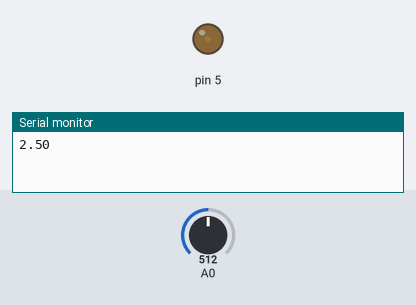
Recording of a program running on a simulated Arduino Mega 2560, built with avr-gcc and run on an emulated ATmega2560. Parts: output pins drawn as LEDs (lit = HIGH), the last lines printed to the serial monitor. The test bench sets the inputs (shaded band); at power-on: A0 = 512.

Above: at 0.1 s.
At 18.1 s:
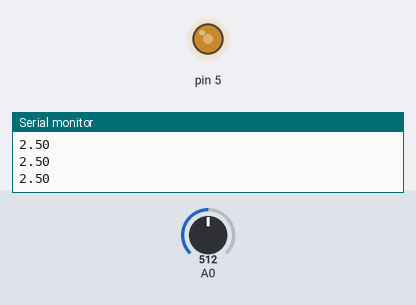
At 26.1 s:
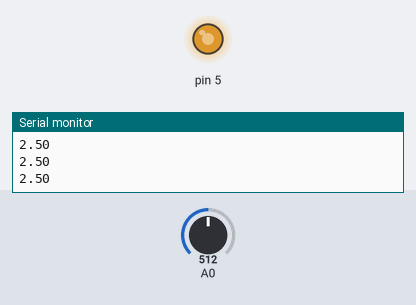
At 36.1 s:
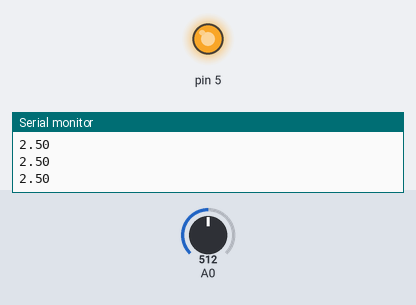
Timing chart, 0 to 39.5 s (numbered marks = the images above):
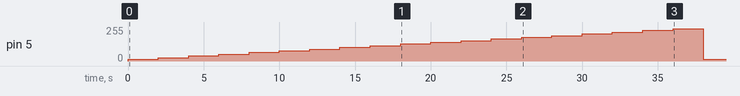

The program:

main.cpp
```cpp
#include <Arduino.h>
#include "DigitalPin.h"
#include "AnalogPin.h"

/* Experiment 1 */

#define PWM_TOP 15684

AnalogPin a(A_0);
DigitalPin d(5);
int count;
float volt;
int duty;

void setup()
{
    Serial.begin(9600);
    a.set_ref(0x1);
    a.set_prescaler(0x0);

    d.set_COM(COM_CLEAR);
    d.set_CS(CS_PS_1);
    d.set_WGN(0x0E);
    d.set_ICR(PWM_TOP);
    d.set_OCR(0);
    d.set_TCNT(0);
    d.set_pin(GPIO_OUTPUT);
    duty = 5;
}

void loop()
{
    count = a.read();
    volt = (float)count * 5.0 / 1023.0;
    d.set_duty_cycle(duty);
    //Serial.print("Read: ");
    Serial.println(volt);
    //Serial.print("V (");
    //Serial.print(count);
    //Serial.println(" count)");

    delay(2000);

    duty += 5;
    if(duty > 95) duty = 5;
}
```

AnalogPin.h
```cpp
#ifndef __ANALOGPIN_H_
#define __ANALOGPIN_H_

#include <stdint.h>
#include <stdbool.h>
#include <Arduino.h>

#define NAPINS 16

typedef enum
{
    A_0,
    A_1,
    A_2,
    A_3,
    A_4,
    A_5,
    A_6,
    A_7,
    A_8,
    A_9,
    A_10,
    A_11,
    A_12,
    A_13,
    A_14,
    A_15,
} analogpin_number;

class AnalogPin
{
    public:
        int _adc;
        uint16_t _count;

        AnalogPin(analogpin_number pin);
        //AnalogPin(port_t port, int pin);
        uint16_t read();
        int select_ADC();
        int set_ref(uint8_t ref);
        int set_ADC(bool state);
        int set_prescaler(uint8_t ps);
        int start_conv();
        uint16_t get_count();
        void print();
    private:
        bool _valid;
        volatile uint8_t *_ADMUX;
        volatile uint8_t *_ADCSRA;
        volatile uint8_t *_ADCSRB;
        volatile uint8_t *_ADCL;
        volatile uint8_t *_ADCH;
};

#endif
```

DigitalPin.h
```cpp
#ifndef __DIGITALPIN_H_
#define __DIGITALPIN_H_

#include <stdint.h>
#include <stdbool.h>
#include <Arduino.h>

#define NTIMERS 15
#define NDPINS 70

typedef enum
{
    CH_A,
    CH_B,
    CH_C
} timer_ch;

typedef enum
{
    TIMER_8BIT,
    TIMER_16BIT
} timer_width;

typedef enum
{
    COM_NORMAL,
    COM_TOGGLE,
    COM_CLEAR,
    COM_SET
} com_t;

typedef enum
{
    CS_DISABLE,
    CS_PS_1,
    CS_PS_8,
    CS_PS_64,
    CS_PS_256,
    CS_PS_1024,
    CS_EX_T1_FALLING,
    CS_EX_T1_RISING
} cs_t;

typedef enum
{
    PORT_A,
    PORT_B,
    PORT_C,
    PORT_D,
    PORT_E,
    PORT_F,
    PORT_G,
    PORT_H,
    PORT_J,
    PORT_K,
    PORT_L
} port_t;
typedef enum
{
    GPIO_NULL,
    GPIO_OUTPUT,
    GPIO_INPUT,
} gpio_mode_t;

class DigitalPin
{
    public:
        int _ide;
        port_t _port;
        int _pin;
        int _timer;
        gpio_mode_t _mode;

        DigitalPin(int pin);
        //DigitalPin(port_t port, int pin);
        int set_pin(gpio_mode_t mode);
        void write(bool state);
        void toggle();
        bool read();
        int set_TCCRA(uint8_t reg);
        int set_TCCRB(uint8_t reg);
        int set_TCNT(uint16_t reg);
        int set_OCR(uint16_t reg);
        int set_TIMSK(uint8_t reg);
        int factor_OCR(float factor);
        int set_COM(com_t val);
        int set_CS(cs_t val);
        int set_WGN(uint8_t val);
        int set_OCIE(bool state);
        int set_TOIE(bool state);
        int set_ICIE(bool state);
        int set_ICR(uint16_t reg);
        int set_duty_cycle(int duty);
        uint16_t read_OCR();
        uint16_t read_ICR();
        uint16_t read_TCNT();
        void print();

        typedef struct
        {
            int pinIDE;
            port_t port;
            int pin;
            int PORTR;
        } dpin_map_t;
        typedef struct
        {
            int timer;
            timer_width width;
            int pin;
            timer_ch channel;
            uint32_t TCCRA;
            uint32_t TCCRB;
            uint32_t TCNTL;
            uint32_t TCNTH;
            uint32_t OCRL;
            uint32_t OCRH;
            uint32_t TIMSK;
            uint32_t TIFR;
        } timer_map_t;
    private:
        bool _valid;
        bool _valid_timer;
        timer_ch _channel;
        timer_width _width;
        volatile uint8_t *_DDR;
        volatile uint8_t *_PORT;
        volatile uint8_t *_PIN;
        volatile uint8_t *_OCRL;
        volatile uint8_t *_OCRH;
        volatile uint8_t *_ICRL;
        volatile uint8_t *_ICRH;
        volatile uint8_t *_TCNTL;
        volatile uint8_t *_TCNTH;
        volatile uint8_t *_TCCRA;
        volatile uint8_t *_TCCRB;
        volatile uint8_t *_TIMSK;
        volatile uint8_t *_TIFR;
};

#endif
```

AnalogPin.cpp
```cpp
#include "AnalogPin.h"
#include <Arduino.h>

AnalogPin::AnalogPin(analogpin_number pin) :
    _adc(pin),
    _valid(false)
{
    if(pin >= NAPINS || pin < 0) return;
    _valid = true;
    _count = 0;
    _ADCL =   (volatile uint8_t *)0x78;
    _ADCH =   (volatile uint8_t *)0x79;
    _ADCSRA = (volatile uint8_t *)0x7A;
    _ADCSRB = (volatile uint8_t *)0x7B;
    _ADMUX =  (volatile uint8_t *)0x7C;
}

uint16_t AnalogPin::read()
{
    if(!_valid) return 1;
    select_ADC();
    set_ADC(true);
    start_conv();
    while(*_ADCSRA & (1 << 0x6));
    _count = get_count();
    return _count;
}

int AnalogPin::select_ADC()
{
    if(!_valid) return 1;
    *_ADMUX &= 0xE0;
    *_ADCSRB &= ~(1 << 3);
    uint8_t mux = (_adc & 0x7) + (_adc > 7 ? 0x20 : 0);
    *_ADMUX |= mux & 0x1F;
    *_ADCSRB |= (mux >> 2) & 0x8;
    return 0;
}

int AnalogPin::set_ref(uint8_t ref)
{
    if(!_valid) return 1;
    *_ADMUX &= ~(0x3 << 6);
    *_ADMUX |= (ref & 0x3) << 6;
    return 0;
}

int AnalogPin::set_ADC(bool state)
{
    if(!_valid) return 1;
    if(state) *_ADCSRA |= 1 << 7;
    else *_ADCSRA &= ~(1 << 7);
    return 0;
}

int AnalogPin::set_prescaler(uint8_t ps)
{
    if(!_valid) return 1;
    *_ADCSRA &= ~(0x7);
    *_ADCSRA |= ps & 0x7;
    return 0;
}

int AnalogPin::start_conv()
{
    if(!_valid) return 1;
    *_ADCSRA |= 1 << 6;
    return 0;
}

uint16_t AnalogPin::get_count()
{
    if(!_valid) return 0;
    uint16_t l = ADCL;
    uint16_t h = ADCH;
    return l | (h << 8);
}

void AnalogPin::print()
{
    Serial.print("A");
    Serial.println(_adc);
    Serial.print("Valid ");
    Serial.println(_valid);

    Serial.print("ADMUX(0x");
    Serial.print((uint32_t)_ADMUX, HEX);
    Serial.print("): 0b");
    Serial.println(*_ADMUX, BIN);

    Serial.print("ADCSRA(0x");
    Serial.print((uint32_t)_ADCSRA, HEX);
    Serial.print("): 0b");
    Serial.println(*_ADCSRA, BIN);

    Serial.print("ADCSRB(0x");
    Serial.print((uint32_t)_ADCSRB, HEX);
    Serial.print("): 0b");
    Serial.println(*_ADCSRB, BIN);
}
```

DigitalPin.cpp
```cpp
#include "DigitalPin.h"
#include <Arduino.h>

DigitalPin::timer_map_t tmap[NTIMERS] =
{
//   t  width       pin  ch   tccra   tccrb  tcntl  tcnth  ocrl   ocrh   timks tifr
    {0, TIMER_8BIT,  13, CH_A, 0x44,  0x45,  0x46,  NULL,  0x47,  NULL,  0x6E, 0x35},
    {0, TIMER_8BIT,   4, CH_B, 0x44,  0x45,  0x46,  NULL,  0x48,  NULL,  0x6E, 0x35},
    {1, TIMER_16BIT, 11, CH_A, 0x80,  0x81,  0x84,  0x85,  0x88,  0x89,  0x6F, 0x36},
    {1, TIMER_16BIT, 12, CH_B, 0x80,  0x81,  0x84,  0x85,  0x8A,  0x8B,  0x6F, 0x36},
    {2, TIMER_8BIT,  10, CH_A, 0xB0,  0xB1,  0xB2,  NULL,  0xB3,  NULL,  0x70, 0x37},
    {2, TIMER_8BIT,   9, CH_B, 0xB0,  0xB1,  0xB2,  NULL,  0xB4,  NULL,  0x70, 0x37},
    {3, TIMER_16BIT,  5, CH_A, 0x90,  0x91,  0x94,  0x95,  0x98,  0x99,  0x71, 0x38},
    {3, TIMER_16BIT,  2, CH_B, 0x90,  0x91,  0x94,  0x95,  0x9A,  0x9B,  0x71, 0x38},
    {3, TIMER_16BIT,  3, CH_C, 0x90,  0x91,  0x94,  0x95,  0x9C,  0x9D,  0x71, 0x38},
    {4, TIMER_16BIT,  6, CH_A, 0xA0,  0xA1,  0xA4,  0xA5,  0xA8,  0xA9,  0x72, 0x39},
    {4, TIMER_16BIT,  7, CH_B, 0xA0,  0xA1,  0xA4,  0xA5,  0xAA,  0xAB,  0x72, 0x39},
    {4, TIMER_16BIT,  8, CH_C, 0xA0,  0xA1,  0xA4,  0xA5,  0xAC,  0xAD,  0x72, 0x39},
    {5, TIMER_16BIT, 44, CH_A, 0x120, 0x121, 0x124, 0x125, 0x128, 0x129, 0x73, 0x3A},
    {5, TIMER_16BIT, 45, CH_B, 0x120, 0x121, 0x124, 0x125, 0x12A, 0x12B, 0x73, 0x3A},
    {5, TIMER_16BIT, 46, CH_C, 0x120, 0x121, 0x124, 0x125, 0x12C, 0x12D, 0x73, 0x3A},
};
DigitalPin::dpin_map_t dpmap[NDPINS] =
{
//  IDE  port   pin PORTR
    { 0, PORT_E, 0, 0x2E},
    { 1, PORT_E, 1, 0x2E},
    { 2, PORT_E, 4, 0x2E},
    { 3, PORT_E, 5, 0x2E},
    { 4, PORT_G, 5, 0x34},
    { 5, PORT_E, 3, 0x2E},
    { 6, PORT_H, 3, 0x102},
    { 7, PORT_H, 4, 0x102},
    { 8, PORT_H, 5, 0x102},
    { 9, PORT_H, 6, 0x102},
    {10, PORT_B, 4, 0x25},
    {11, PORT_B, 5, 0x25},
    {12, PORT_B, 6, 0x25},
    {13, PORT_B, 7, 0x25},
    {14, PORT_J, 1, 0x105},
    {15, PORT_J, 0, 0x105},
    {16, PORT_H, 1, 0x102},
    {17, PORT_H, 0, 0x102},
    {18, PORT_D, 3, 0x2B},
    {19, PORT_D, 2, 0x2B},
    {20, PORT_D, 1, 0x2B},
    {21, PORT_D, 0, 0x2B},
    {22, PORT_A, 0, 0x22},
    {23, PORT_A, 1, 0x22},
    {24, PORT_A, 2, 0x22},
    {25, PORT_A, 3, 0x22},
    {26, PORT_A, 4, 0x22},
    {27, PORT_A, 5, 0x22},
    {28, PORT_A, 6, 0x22},
    {29, PORT_A, 7, 0x22},
    {30, PORT_C, 7, 0x28},
    {31, PORT_C, 6, 0x28},
    {32, PORT_C, 5, 0x28},
    {33, PORT_C, 4, 0x28},
    {34, PORT_C, 3, 0x28},
    {35, PORT_C, 2, 0x28},
    {36, PORT_C, 1, 0x28},
    {37, PORT_C, 0, 0x28},
    {38, PORT_D, 7, 0x2B},
    {39, PORT_G, 2, 0x34},
    {40, PORT_G, 1, 0x34},
    {41, PORT_G, 0, 0x34},
    {42, PORT_L, 7, 0x10B},
    {43, PORT_L, 6, 0x10B},
    {44, PORT_L, 5, 0x10B},
    {45, PORT_L, 4, 0x10B},
    {46, PORT_L, 3, 0x10B},
    {47, PORT_L, 2, 0x10B},
    {48, PORT_L, 1, 0x10B},
    {49, PORT_L, 0, 0x10B},
    {50, PORT_B, 3, 0x25},
    {51, PORT_B, 2, 0x25},
    {52, PORT_B, 1, 0x25},
    {53, PORT_B, 0, 0x25},
    {54, PORT_F, 0, 0x31},
    {55, PORT_F, 1, 0x31},
    {56, PORT_F, 2, 0x31},
    {57, PORT_F, 3, 0x31},
    {58, PORT_F, 4, 0x31},
    {59, PORT_F, 5, 0x31},
    {60, PORT_F, 6, 0x31},
    {61, PORT_F, 7, 0x31},
    {62, PORT_K, 0, 0x108},
    {63, PORT_K, 1, 0x108},
    {64, PORT_K, 2, 0x108},
    {65, PORT_K, 3, 0x108},
    {66, PORT_K, 4, 0x108},
    {67, PORT_K, 5, 0x108},
    {68, PORT_K, 6, 0x108},
    {69, PORT_K, 7, 0x108},
};

DigitalPin::DigitalPin(int pin) :
    _ide(pin),
    _valid(false),
    _valid_timer(false)
{
    if(pin >= NDPINS || pin < 0) return;
    int i;

    _valid = true;
    dpin_map_t pin_map = dpmap[_ide];
    _port = pin_map.port;
    _pin = pin_map.pin;
    _PORT = (volatile uint8_t *)pin_map.PORTR;
    _DDR = (volatile uint8_t *)(pin_map.PORTR - 1);
    _PIN = (volatile uint8_t *)(pin_map.PORTR - 2);

    for(i = 0; i < NTIMERS; i++)
    {
        DigitalPin::timer_map_t *conf = &tmap[i];
        if(conf->pin == _ide)
        {
            _valid_timer = true;
            _timer = conf->timer;
            _channel = conf->channel;
            _width = conf->width;
            _OCRL = (volatile uint8_t *)conf->OCRL;
            _OCRH = (volatile uint8_t *)conf->OCRH;
            if(_OCRH != NULL)
            {
                _ICRL = (volatile uint8_t *)(conf->OCRL - 2);
                _ICRH = (volatile uint8_t *)(conf->OCRH - 2);
            }
            _TCNTL = (volatile uint8_t *)conf->TCNTL;
            _TCNTH = (volatile uint8_t *)conf->TCNTH;
            _TCCRA = (volatile uint8_t *)conf->TCCRA;
            _TCCRB = (volatile uint8_t *)conf->TCCRB;
            _TIMSK = (volatile uint8_t *)conf->TIMSK;
            _TIFR = (volatile uint8_t *)conf->TIFR;
            set_TCNT(0);
            return;
        }
    }
}
/*
DigitalPin::DigitalPin(port_t port, int pin)
{
    // TODO: fill out init function for PORT and PIN ctor
}
*/

int DigitalPin::set_pin(gpio_mode_t mode)
{
    _mode = mode;
    switch(mode)
    {
        case GPIO_NULL:
            return 1;
        case GPIO_OUTPUT:
            *_DDR |= (1 << _pin);
            return 0;
        case GPIO_INPUT:
            *_DDR &= ~(1 << _pin);
            return 0;
    };
    return 0;
}

void DigitalPin::write(bool state)
{
    *_PORT &= ~(1 << _pin);
    *_PORT |= ((state & 0x1) << _pin);
}
void DigitalPin::toggle()
{
    *_PORT ^= (1 << _pin);
}

bool DigitalPin::read()
{
    return (*_PIN >> _pin) & 0x1;
}

int DigitalPin::set_TCCRA(uint8_t reg)
{
    if(_valid_timer) return *_TCCRA = reg;
    else return -1;
}

int DigitalPin::set_TCCRB(uint8_t reg)
{
    if(_valid_timer) return *_TCCRB = reg;
    else return -1;
}

int DigitalPin::set_TCNT(uint16_t reg)
{
    if(_valid_timer)
    {
        if(_width == TIMER_16BIT) *_TCNTH = reg >> 8;
        *_TCNTL = (uint8_t)reg;
        return reg;
    }
    else return -1;
}

int DigitalPin::set_OCR(uint16_t reg)
{
    if(_valid_timer)
    {
        if(_width == TIMER_16BIT) *_OCRH = reg >> 8;
        *_OCRL = (uint8_t)reg;
        return reg;
    }
    else return 1;
}

int DigitalPin::set_TIMSK(uint8_t reg)
{
    if(_valid_timer) return *_TIMSK = reg;
    else return -1;
}

int DigitalPin::factor_OCR(float factor)
{
    if(_valid_timer)
    {
        uint16_t ocr = read_OCR();
        ocr = (uint16_t)((float)ocr / factor);
        set_OCR(ocr);
        set_TCNT(0);
        return 0;
    }
    else return -1;
}

int DigitalPin::set_COM(com_t val)
{
    if(_valid_timer)
    {
        uint8_t tccra = *_TCCRA;
        tccra &= ~(0x3 << (6 - _channel * 2));
        tccra |= val << (6 - _channel * 2);
        return *_TCCRA = tccra;
    }
    else return -1;
}

int DigitalPin::set_CS(cs_t val)
{
    if(_valid_timer)
    {
        uint8_t tccrb = *_TCCRB;
        tccrb &= ~(0x7);
        tccrb |= val & 0x7;
        return *_TCCRB = tccrb;
    }
    else return -1;
}

int DigitalPin::set_WGN(uint8_t val)
{
    if(_valid_timer)
    {
        *_TCCRA &= ~(0x3);
        *_TCCRA |= (val & 0x3);

        if(_width == TIMER_8BIT)
        {
            *_TCCRB &= ~(0x1 << 3);
            *_TCCRB |= (val & 0x4) << 1;
        }
        else
        {
            *_TCCRB &= ~(0x3 << 3);
            *_TCCRB |= (val & 0xC) << 1;
        }
        return 0;
    }
    else return 1;
}

int DigitalPin::set_OCIE(bool state)
{
    if(_valid_timer)
    {
        state &= 0x1;
        uint8_t timsk = *_TIMSK;
        timsk &= ~(0x1 << (_channel + 1));
        timsk |= state << (_channel + 1);
        return *_TIMSK = timsk;
    }
    else return -1;
}

int DigitalPin::set_TOIE(bool state)
{
    if(_valid_timer)
    {
        state &= 0x1;
        uint8_t timsk = *_TIMSK;
        timsk &= ~(0x1);
        timsk |= state;
        return *_TIMSK = timsk;
    }
    else return -1;
}

int DigitalPin::set_ICIE(bool state)
{
    if(_valid_timer)
    {
        state &= 0x1;
        uint8_t timsk = *_TIMSK;
        timsk &= ~(1 << 5);
        timsk |= state << 5;
        return *_TIMSK = timsk;
    }
    else return -1;
}

int DigitalPin::set_ICR(uint16_t reg)
{
    if(_valid_timer)
    {
        if(_width == TIMER_16BIT) *_ICRH = reg >> 8;
        *_ICRL = (uint8_t)reg;
        return reg;
    }
    else return 1;
}

int DigitalPin::set_duty_cycle(int duty)
{
    if(_valid_timer)
    {
        if(duty > 100) duty = 100;
        if(duty < 0) duty = 0;
        uint16_t icr = read_ICR();
        uint16_t val = (float)icr * (float)duty / 100.0;
        set_OCR(val);
        return 0;
    }
    else return -1;
}

uint16_t DigitalPin::read_OCR()
{
    if(_valid_timer)
    {
        uint16_t ocr = *_OCRL;
        if(_width == TIMER_16BIT) ocr |= (uint16_t)(*_OCRH) << 8;
        return ocr;
    }
    else return -1;
}

uint16_t DigitalPin::read_ICR()
{
    if(_valid_timer)
    {
        uint16_t icr = *_ICRL;
        if(_width == TIMER_16BIT) icr |= (uint16_t)(*_ICRH) << 8;
        return icr;
    }
    else return -1;
}

uint16_t DigitalPin::read_TCNT()
{
    if(_valid_timer)
    {
        uint16_t tcnt = *_TCNTL;
        if(_width == TIMER_16BIT) tcnt |= (uint16_t)(*_TCNTH) << 8;
        return tcnt;
    }
    else return -1;
}

void DigitalPin::print()
{
    Serial.print("P");
    Serial.println(_ide);
    Serial.print("Valid Timer ");
    Serial.println(_valid_timer);

    Serial.print("TCCRA(0x");
    Serial.print((uint32_t)_TCCRA, HEX);
    Serial.print("): 0b");
    Serial.println(*_TCCRA, BIN);

    Serial.print("TCCRB(0x");
    Serial.print((uint32_t)_TCCRB, HEX);
    Serial.print("): 0b");
    Serial.println(*_TCCRB, BIN);

    Serial.print("TIMSK(0x");
    Serial.print((uint32_t)_TIMSK, HEX);
    Serial.print("): 0b");
    Serial.println(*_TIMSK, BIN);

    Serial.print("DDR(0x");
    Serial.print((uint32_t)_DDR, HEX);
    Serial.print("): 0b");
    Serial.println(*_DDR, BIN);

    Serial.print("PORT(0x");
    Serial.print((uint32_t)_PORT, HEX);
    Serial.print("): 0b");
    Serial.println(*_PORT, BIN);

    Serial.print("PIN(0x");
    Serial.print((uint32_t)_PIN, HEX);
    Serial.print("): 0b");
    Serial.println(*_PIN, BIN);

    Serial.println();
}
```

Measured:
- by itself, pin 5: rises from 0/255 to 242/255 in 36.0 s, then falls to 13/255 in 2.0 s
